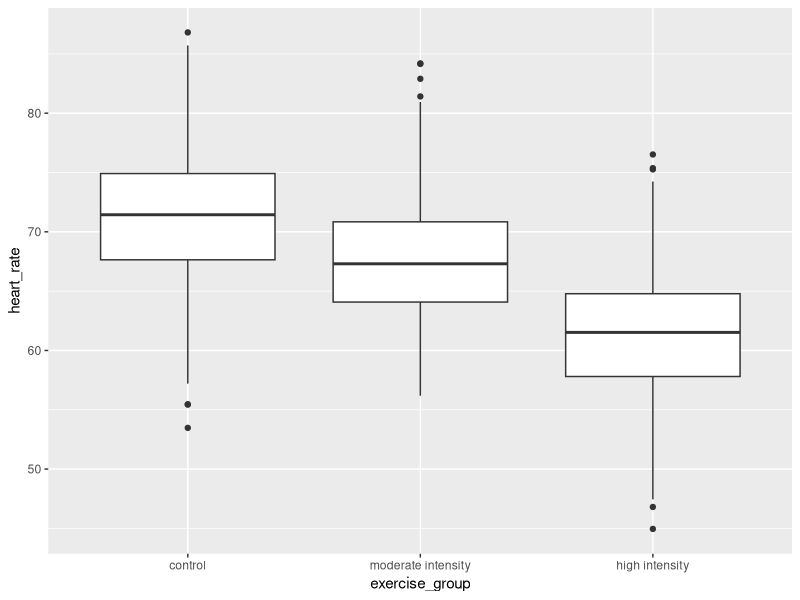
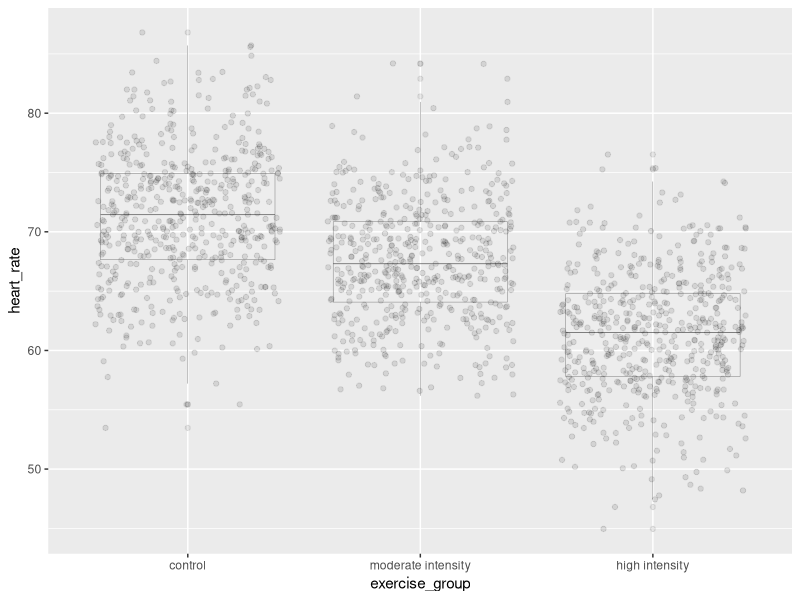
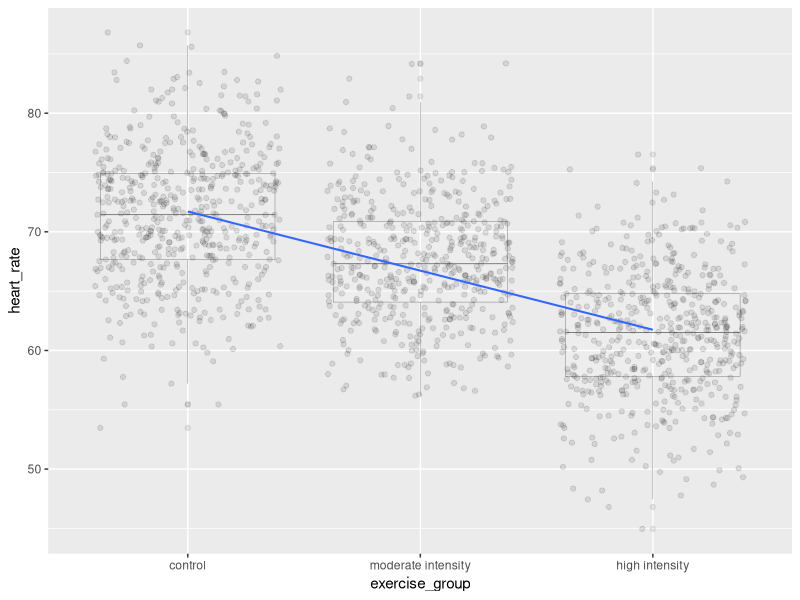

Generate these figures, in order, with R:
## ---- chunk 1
library(tidyverse)
heart_rate <- read_csv("data/simulated_heart_rates.csv")
## ---- chunk 2
heart_rate %>% 
  mutate(exercise_group = fct_reorder(exercise_group,
                                      heart_rate,
                                      .fun='mean',
                                      .desc = TRUE))  %>% 
  ggplot(aes(exercise_group, heart_rate)) + 
  geom_boxplot()
## ---- chunk 3
anova(lm(heart_rate ~ exercise_group, data = heart_rate))
## ---- chunk 4
heart_rate %>% mutate(exercise_group = fct_reorder(exercise_group, 
                                                   heart_rate, 
                                                   .fun='median', 
                                                   .desc = TRUE))  %>% 
  ggplot(aes(exercise_group, heart_rate)) + 
  geom_boxplot(alpha=0.1, linewidth=0.1) +
  geom_jitter(alpha=0.1) 
## ---- chunk 5
heart_rate %>% mutate(exercise_group = fct_reorder(exercise_group, 
                                                   heart_rate, 
                                                   .fun='mean', 
                                                   .desc = TRUE))  %>% 
  ggplot(aes(exercise_group, heart_rate)) + 
  geom_boxplot(alpha=0.1, linewidth=0.1) +
  geom_jitter(alpha=0.1) +
  geom_smooth(method = "lm", 
              aes(group=1), 
              se=FALSE, 
              linewidth=0.7)
## ---- chunk 6
heart_rate %>% 
  group_by(exercise_group) %>% 
  summarise(mean = mean(heart_rate))
## ---- chunk 7
confint(lm(heart_rate ~ exercise_group, data = heart_rate))
## ---- chunk 8
lm(heart_rate ~ exercise_group, data = heart_rate)
## ---- chunk 9
### save the linear model as an object
model <- lm(heart_rate ~ exercise_group, data = heart_rate)
### predict heart rates for a new group of controls
predict(model, 
        data.frame(exercise_group = "control"), 
        interval = "prediction", 
        level = 0.95)
